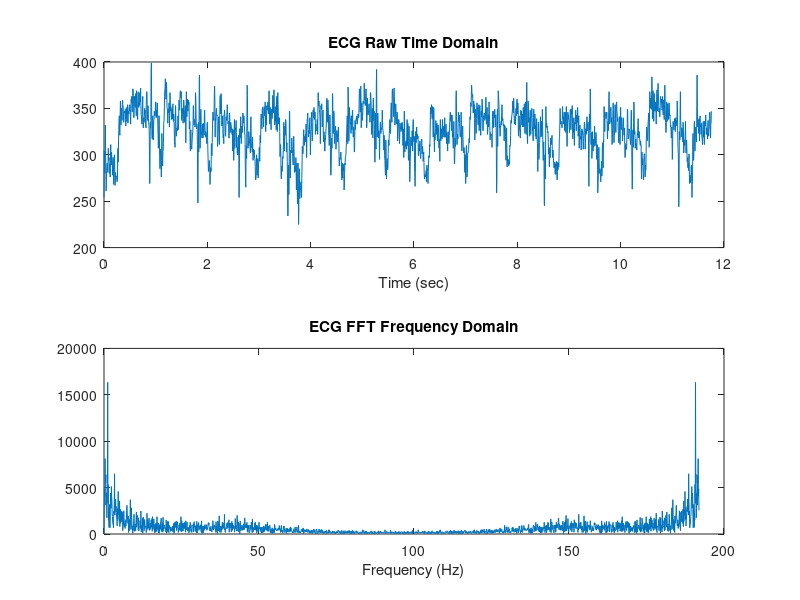
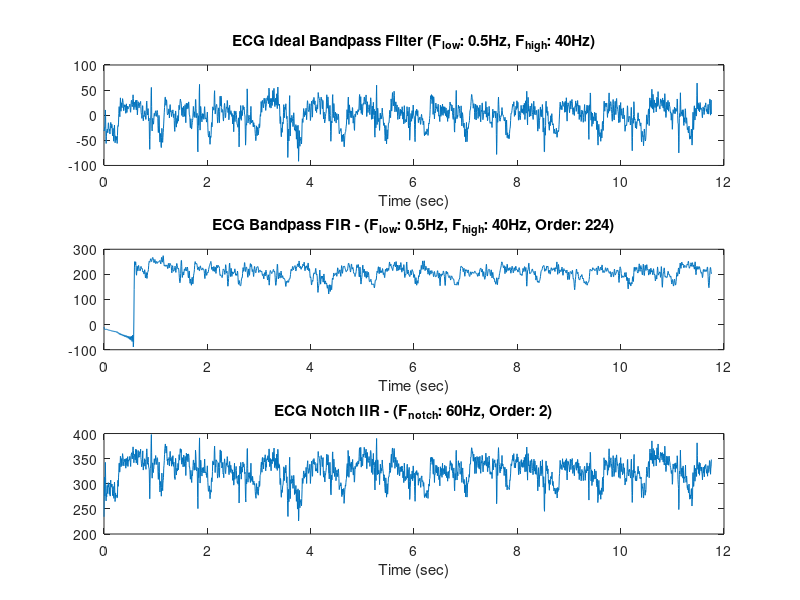

These figures' MATLAB source, in order:
clear, clc, close all

load("test.mat")

%% Raw ECG

figure(1)
s = test;
% s = forearmv2 .* (-1);
% fs = 229;
fs = 192;
Ts = 1/fs;
N = length(s);
% n = 0 : N-1;                  % For sample domain
n = (0 : Ts : N*Ts - Ts).';
subplot(2,1,1), plot(n, s)
title("ECG Raw Time Domain")
xlabel("Time (sec)")

S = fft(s);
S(1) = 0;                       % Negate DC offset
fk = fs/N;
f = 0 : fk : N*fk - fk;
subplot(2,1,2), plot(f, abs(S))
title("ECG FFT Frequency Domain")
xlabel("Frequency (Hz)")

%% Filters

figure(2)
lowpass = 0.5;                  % Lowpass frequency (Hz)
highpass = 40;                  % Highpass frequency (Hz)
S((N/2 - round(highpass*N/fs)) : (N/2 + round(highpass*N/fs))) = 0;
S(1 : round(lowpass*N/fs)) = 0;
S(N - round(lowpass*N/fs) : N) = 0;
s_ideal = ifft(S);
subplot(3,1,1), plot(n, real(s_ideal))
title("ECG Ideal Bandpass Filter (F_{low}: 0.5Hz, F_{high}: 40Hz)")
xlabel("Time (sec)")

load("fir_v5_bandpass.mat")
y_bndpass = filter(b,1,s);
% y_bndpass(1:N/2) = -100;
subplot(3,1,2), plot(n, y_bndpass)
title("ECG Bandpass FIR - (F_{low}: 0.5Hz, F_{high}: 40Hz, Order: 224)")
xlabel("Time (sec)")

load("iir_60hz_notch_v5.mat")
y_notch = filter(b,a,s);
subplot(3,1,3), plot(n, y_notch)
title("ECG Notch IIR - (F_{notch}: 60Hz, Order: 2)")
xlabel("Time (sec)")

